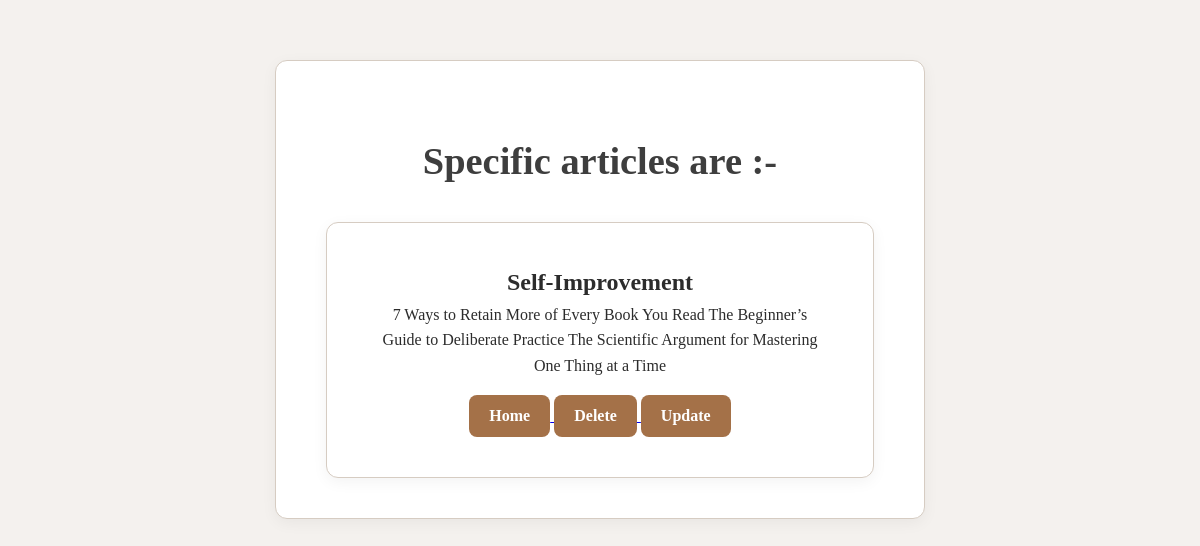
The app's page /specarticle/9 with its own data.
### myapp/models.py (models this page shows)
class ArticleModel(models.Model):
    name = models.CharField(max_length = 100)
    desc = models.TextField()

### myapp/views.py (the view)
# urls.py: path('specarticle/<int:id>', views.spec_article, name = 'specific'),
def spec_article(request,id):
    specific_data = ArticleModel.objects.get(id=id)
    print(specific_data.name)
    print(specific_data.desc)
    return render(request, 'html/specific.html',{'data':specific_data})

### templates/html/specific.html (shortened to what this page needs)
{% extends 'html/index.html' %}
{% block title %}<h1>Specific articles are :- </h1>{% endblock %}
    {% block content %}
    <center>
        <h2>{{data.name}}</h2>
        <p>{{data.desc}}</p>
        <a href="{% url 'home' %}">
            <button>Home</button>
        </a>
        <a href="{% url 'delete' data.id %}">
            <button>Delete</button>
        </a>
        <a href="{% url 'update' data.id %}">
            <button>Update</button>
        </a>
    </center>
    {% endblock %}

### static/css/style.css (style rules this page uses)
* { margin: 0; padding: 0; box-sizing: border-box; }
body { font-family: 'Georgia', serif; background-color: #f4f1ee; color: #2c2c2c; line-height: 1.6; padding: 60px 20px; }
center { background-color: #ffffff; border: 1px solid #d6ccc2; max-width: 650px; margin: auto; padding: 40px 50px; border-radius: 12px; box-shadow: 0 4px 15px rgba(0, 0, 0, 0.05); }
h1 { font-size: 2.4rem; margin-bottom: 30px; color: #3e3e3e; text-align: center; }
button { padding: 12px 20px; font-size: 1rem; font-weight: bold; background-color: #5f4b8b; color: #fff; border: none; border-radius: 8px; cursor: pointer; transition: background-color 0.25s ease; font-family: 'Georgia', serif; }
a button { background-color: #a47148; margin-top: 16px; }

### records on screen
ArticleModel: name "Self-Improvement", desc "7 Ways to Retain More of Every Book You Read The Beginner’s Guide to Deliberate Practice The Scientific Argument for Mastering One Thing at a Time"
